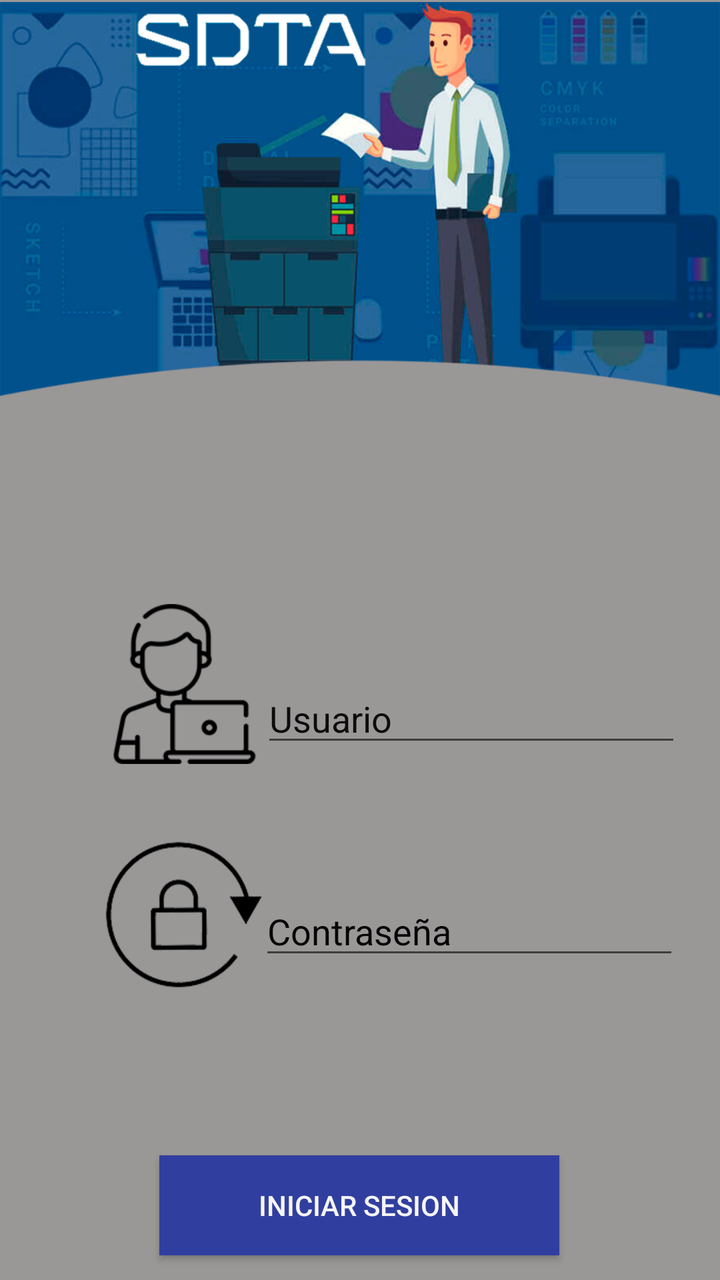
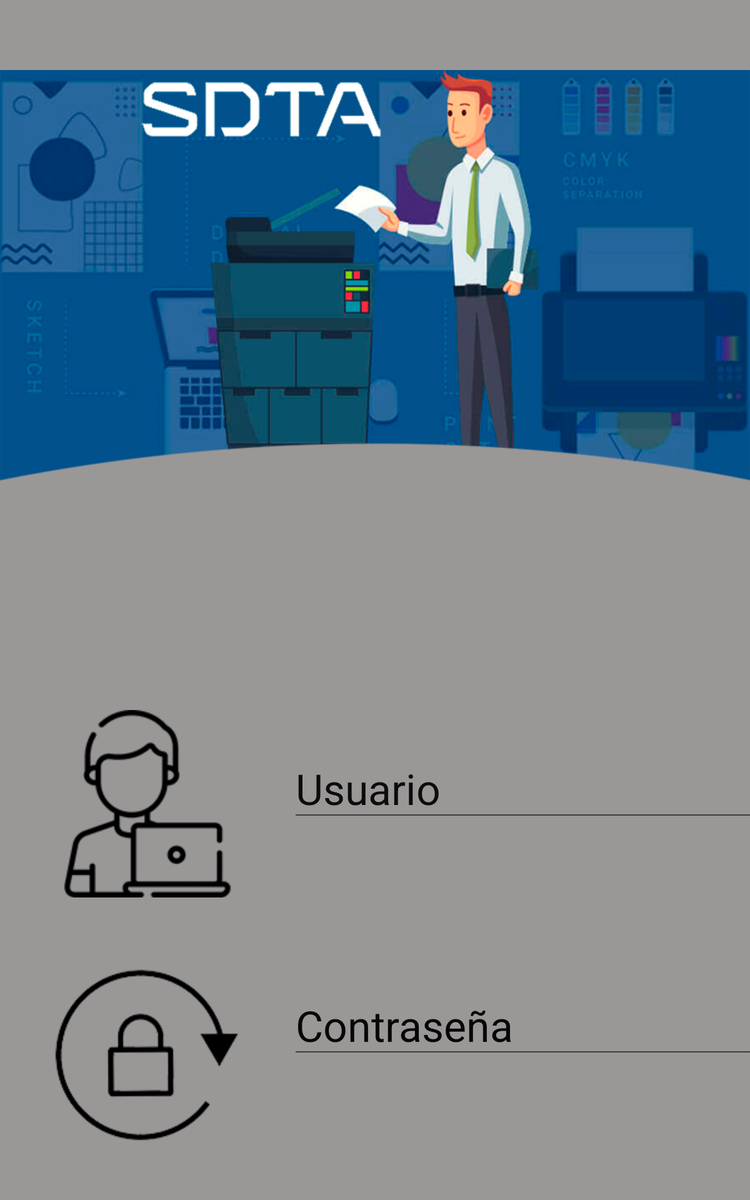

First picture: res/layout/ on a phone held upright. Second picture: the repository's own variant of that layout, on a device whose configuration matches the variant's folder. Source for both follows.
<!-- AndroidManifest.xml: application theme Theme.CarsManagement -->
<!-- res/layout/activity_main.xml -->
<?xml version="1.0" encoding="utf-8"?>
<androidx.constraintlayout.widget.ConstraintLayout xmlns:android="http://schemas.android.com/apk/res/android"
    xmlns:app="http://schemas.android.com/apk/res-auto"
    xmlns:tools="http://schemas.android.com/tools"
    android:layout_width="match_parent"
    android:layout_height="match_parent"
    android:background="#9A9797"
    tools:context=".MainActivity">

    <ImageView
        android:id="@+id/imageView5"
        android:layout_width="wrap_content"
        android:layout_height="234dp"
        android:layout_marginStart="1dp"
        android:layout_marginTop="1dp"
        android:layout_marginEnd="1dp"
        android:scaleType="fitStart"
        app:layout_constraintEnd_toEndOf="parent"
        app:layout_constraintStart_toStartOf="parent"
        app:layout_constraintTop_toTopOf="parent"
        app:srcCompat="@drawable/fondosdta" />

    <ImageView
        android:id="@+id/imageView2"
        android:layout_width="80sp"
        android:layout_height="80sp"
        android:layout_marginStart="52dp"
        android:layout_marginTop="67dp"
        app:layout_constraintStart_toStartOf="parent"
        app:layout_constraintTop_toBottomOf="@+id/imageView5"
        app:srcCompat="@drawable/usuario" />

    <ImageView
        android:id="@+id/imageView3"
        android:layout_width="80sp"
        android:layout_height="80sp"
        android:layout_marginStart="52dp"
        android:layout_marginTop="34dp"
        app:layout_constraintStart_toStartOf="parent"
        app:layout_constraintTop_toBottomOf="@+id/imageView2"
        app:srcCompat="@drawable/contrasena" />

    <EditText
        android:id="@+id/usertxt"
        android:layout_width="wrap_content"
        android:layout_height="wrap_content"
        android:layout_marginStart="25dp"
        android:layout_marginTop="102dp"
        android:layout_marginEnd="46dp"
        android:ems="10"
        android:hint="Usuario"
        android:inputType="textPersonName"
        android:textColor="#090909"
        android:textColorHint="#0C0C0C"
        app:layout_constraintEnd_toEndOf="parent"
        app:layout_constraintStart_toEndOf="@+id/imageView2"
        app:layout_constraintTop_toBottomOf="@+id/imageView5" />

    <EditText
        android:id="@+id/passtxt"
        android:layout_width="wrap_content"
        android:layout_height="wrap_content"
        android:layout_marginStart="24dp"
        android:layout_marginTop="65dp"
        android:layout_marginEnd="47dp"
        android:ems="10"
        android:hint="Contraseña"
        android:inputType="textPassword"
        android:textColor="#0B0A0A"
        android:textColorHint="#050505"
        app:layout_constraintEnd_toEndOf="parent"
        app:layout_constraintStart_toEndOf="@+id/imageView3"
        app:layout_constraintTop_toBottomOf="@+id/usertxt" />

    <Button
        android:id="@+id/iniciarbtn"
        android:layout_width="200sp"
        android:layout_height="50sp"
        android:layout_marginStart="154dp"
        android:layout_marginTop="93dp"
        android:layout_marginEnd="155dp"
        android:background="#303F9F"
        android:text="Iniciar Sesion"
        android:textColor="#F6F5F5"
        app:layout_constraintEnd_toEndOf="parent"
        app:layout_constraintStart_toStartOf="parent"
        app:layout_constraintTop_toBottomOf="@+id/passtxt" />
</androidx.constraintlayout.widget.ConstraintLayout>
<!-- resources referenced by this layout -->
<resources>
  <!-- drawable contrasena: png bitmap (drawable-v24, 17525 bytes) -->
  <!-- drawable fondosdta: png bitmap (drawable-v24, 185021 bytes) -->
  <!-- drawable usuario: png bitmap (drawable-v24, 4037 bytes) -->
  <style name="Theme.CarsManagement" parent="Theme.AppCompat.Light.NoActionBar">
          
          <item name="colorPrimary">@color/purple_500</item>
          <item name="colorPrimaryVariant">@color/purple_700</item>
          <item name="colorOnPrimary">@color/white</item>
          
          <item name="colorSecondary">@color/teal_200</item>
          <item name="colorSecondaryVariant">@color/teal_700</item>
          <item name="colorOnSecondary">@color/black</item>
          
          <item name="android:statusBarColor" tools:targetApi="l">?attr/colorPrimaryVariant</item>
          
      </style>
</resources>
<!-- res/layout-sw600dp/activity_main.xml (the repository's variant of the layout above) -->
<!-- drawn on a 7-inch tablet held upright -->
<?xml version="1.0" encoding="utf-8"?>
<androidx.constraintlayout.widget.ConstraintLayout xmlns:android="http://schemas.android.com/apk/res/android"
    xmlns:app="http://schemas.android.com/apk/res-auto"
    xmlns:tools="http://schemas.android.com/tools"
    android:layout_width="match_parent"
    android:layout_height="match_parent"
    android:background="#9A9797">

    <ImageView
        android:id="@+id/imageView4"
        android:layout_width="wrap_content"
        android:layout_height="wrap_content"
        android:layout_marginStart="140dp"
        android:layout_marginTop="120dp"
        android:layout_marginEnd="20dp"
        app:layout_constraintEnd_toStartOf="@+id/txtuser"
        app:layout_constraintStart_toStartOf="parent"
        app:layout_constraintTop_toBottomOf="@+id/imageView"
        app:srcCompat="@drawable/usuario" />

    <ImageView
        android:id="@+id/imageView6"
        android:layout_width="wrap_content"
        android:layout_height="wrap_content"
        android:layout_marginStart="140dp"
        android:layout_marginTop="50dp"
        android:layout_marginEnd="20dp"
        app:layout_constraintEnd_toStartOf="@+id/txtpass"
        app:layout_constraintStart_toStartOf="parent"
        app:layout_constraintTop_toBottomOf="@+id/imageView4"
        app:srcCompat="@drawable/contrasena" />

    <EditText
        android:id="@+id/txtuser"
        android:layout_width="wrap_content"
        android:layout_height="wrap_content"
        android:layout_marginStart="20dp"
        android:layout_marginTop="150dp"
        android:layout_marginEnd="65dp"
        android:ems="10"
        android:hint="Usuario"
        android:inputType="textPersonName"
        android:textColor="#0B0B0B"
        android:textColorHint="#0C0C0C"
        android:textSize="34sp"
        app:layout_constraintEnd_toEndOf="parent"
        app:layout_constraintStart_toEndOf="@+id/imageView4"
        app:layout_constraintTop_toBottomOf="@+id/imageView" />

    <EditText
        android:id="@+id/txtpass"
        android:layout_width="wrap_content"
        android:layout_height="wrap_content"
        android:layout_marginStart="20dp"
        android:layout_marginTop="127dp"
        android:layout_marginEnd="65dp"
        android:ems="10"
        android:hint="Contraseña"
        android:inputType="textPassword"
        android:textColor="#020202"
        android:textColorHint="#070707"
        android:textSize="34sp"
        app:layout_constraintEnd_toEndOf="parent"
        app:layout_constraintStart_toEndOf="@+id/imageView6"
        app:layout_constraintTop_toBottomOf="@+id/txtuser" />

    <Button
        android:id="@+id/button"
        android:layout_width="300sp"
        android:layout_height="100sp"
        android:layout_marginStart="250dp"
        android:layout_marginTop="50dp"
        android:layout_marginEnd="250dp"
        android:layout_marginBottom="100dp"
        android:background="#303F9F"
        android:text="Iniciar Sesion"
        android:textColor="#F8F4F4"
        android:textColorHint="#FAF6F6"
        android:textSize="34sp"
        app:layout_constraintBottom_toBottomOf="parent"
        app:layout_constraintEnd_toEndOf="parent"
        app:layout_constraintStart_toStartOf="parent"
        app:layout_constraintTop_toBottomOf="@+id/imageView6" />

    <ImageView
        android:id="@+id/imageView"
        android:layout_width="match_parent"
        android:layout_height="wrap_content"
        app:layout_constraintEnd_toEndOf="parent"
        app:layout_constraintStart_toStartOf="parent"
        app:layout_constraintTop_toTopOf="parent"
        app:srcCompat="@drawable/fondosdta" />

</androidx.constraintlayout.widget.ConstraintLayout>
